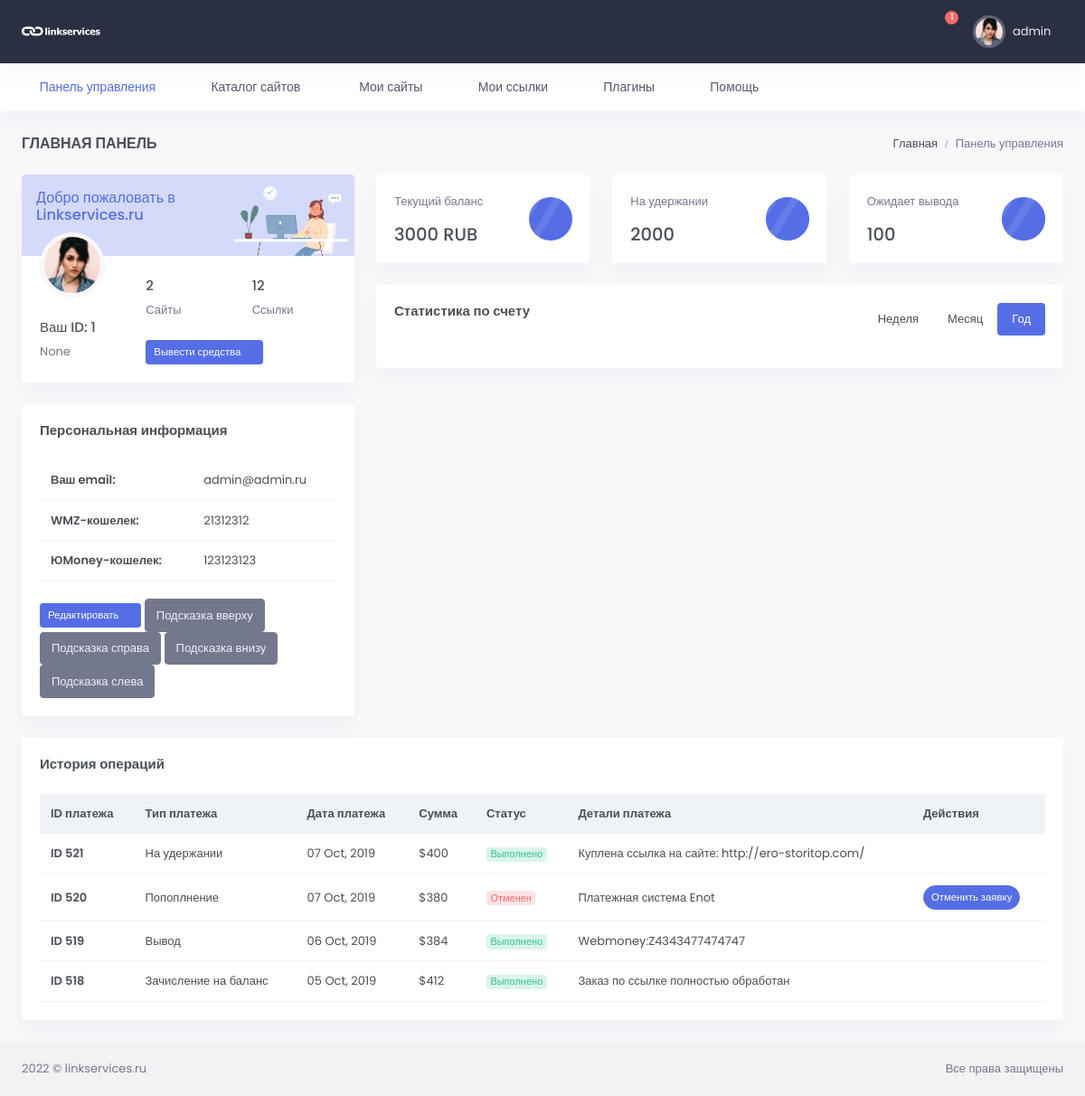
The app's page /profile/id=1 (signed in), older data.
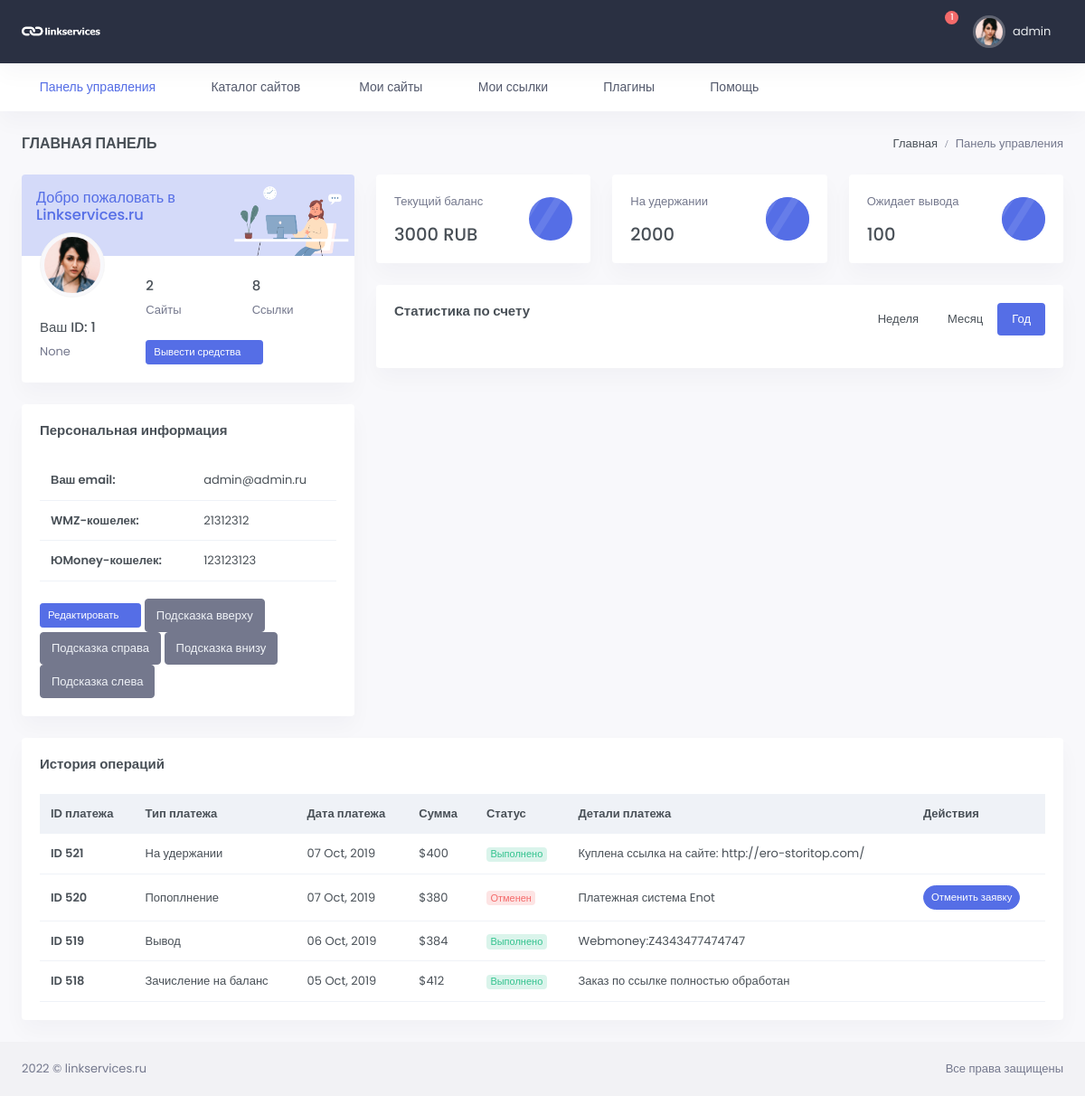
The same page, newer data.
### users/models.py (models this page shows, shortened)
class User(AbstractUser):
    email = models.EmailField(_("email address"), unique=True, )
    name_telegram = models.CharField(max_length=100, blank=True, null=True, verbose_name='Телеграмм')
    email_verify = models.BooleanField(default=False)
    USERNAME_FIELD = 'email'
    REQUIRED_FIELDS = ['username']
    class Meta:
        verbose_name = _("Пользователь")
        verbose_name_plural = _("Пользователи")
        ordering = ('-date_joined',)

class Profile(models.Model):
    user = models.OneToOneField(User, verbose_name="Пользователь",
                                related_name='profile', null=True, on_delete=models.CASCADE)
    chat_id = models.CharField(max_length=100, blank=True, null=True, verbose_name='Чат ID телеграмм')
    TOKEN = models.CharField(max_length=100, blank=True, null=True)
    wmz = models.CharField(max_length=200, blank=True, null=True, verbose_name='WMZ-кошелёк')
    ymoney = models.CharField(max_length=200, blank=True, null=True, verbose_name='ЮMoney-кошелёк')
    current_balance = models.PositiveIntegerField(default=0, blank=True, null=True, verbose_name="Текущий баланс")
    hold_balance = models.PositiveIntegerField(default=0, blank=True, null=True, verbose_name='На удержании')
    output_balance = models.PositiveIntegerField(default=0, blank=True, null=True, verbose_name='Ожидает вывода')
    name_telegram = models.CharField(blank=True, null=True, max_length=100, verbose_name='Телеграмм')
    created = models.DateTimeField(auto_now_add=True, verbose_name='Создан')
    update = models.DateTimeField(auto_now=True, verbose_name='Обновлён')
    class Meta:
        verbose_name = 'Профиль пользователя'
        verbose_name_plural = 'Профили пользователей'

### main/views.py (the view)
# urls.py: path('profile/id=<int:pk>', ProfileView.as_view(), name='profile'),
class ProfileView(LoginRequiredMixin, DetailView):
    model = Profile
    template_name = 'main/profile.html'

### main/templates/main/profile.html (shortened to what the changed rows need)
{% extends 'base.html' %}
{% load static %}
{% block content %}
<div id="layout-wrapper">
    <div class="main-content">
        <div class="page-content">
            <div class="container-fluid">
                <div class="row">
                    <div class="col-xl-4">
                        <div class="card overflow-hidden">
                            <div class="card-body pt-0">
                                <div class="row">
                                    <div class="col-sm-4">
                                        <div class="avatar-md profile-user-wid mb-4">
                                            <img src="{% static '/images/users/avatar-1.jpg' %}" alt=""
                                                 class="img-thumbnail rounded-circle">
                                        </div>
                                        <h5 class="font-size-15 text-truncate">Ваш ID: {{ user.id }} </h5>
                                        <p class="text-muted mb-0 text-truncate">{{ user.name_telegram }}</p>
                                    </div>
                                    <div class="col-sm-8">
                                        <div class="pt-4">
                                            <div class="row">
                                                <div class="col-6">
                                                    <h5 class="font-size-15">{{ user.profile.user_website.count }}</h5>
                                                    <p class="text-muted mb-0">Сайты</p>
                                                </div>
                                                <div class="col-6">
                                                    <h5 class="font-size-15">{{ user.profile.user_link.count }}</h5>
                                                    <p class="text-muted mb-0">Ссылки</p>
                                                </div>
                                            </div>
                                        </div>
                                    </div>
                                </div>
                            </div>
                        </div>
                        <div class="card">
                            <div class="card-body">
                                <div class="table-responsive">
                                    <table class="table table-nowrap mb-0">
                                        <tbody>
                                        <tr>
                                            <th scope="row">Ваш email:</th>
                                            <td>{{ user.email }}</td>
                                        </tr>
                                        <tr>
                                            <th scope="row">WMZ-кошелек:</th>
                                            <td>{{ user.profile.wmz }}</td>
                                        </tr>
                                        <tr>
                                            <th scope="row">ЮMoney-кошелек:</th>
                                            <td>{{ user.profile.ymoney }}</td>
                                        </tr>
                                        </tbody>
                                    </table>
                                </div>
                            </div>
                        </div>
                    </div>
                    <div class="col-xl-8">
                        <div class="row">
                            <div class="col-md-4">
                                <div class="card mini-stats-wid">
                                    <div class="card-body">
                                        <div class="d-flex">
                                            <div class="flex-grow-1">
                                                <p class="text-muted fw-medium">Текущий баланс</p>
                                                <h4 class="mb-0">{{ user.profile.current_balance }} RUB</h4>
                                            </div>
                                        </div>
                                    </div>
                                </div>
                            </div>
                            <div class="col-md-4">
                                <div class="card mini-stats-wid">
                                    <div class="card-body">
                                        <div class="d-flex">
                                            <div class="flex-grow-1">
                                                <p class="text-muted fw-medium">На удержании</p>
                                                <h4 class="mb-0">{{ user.profile.hold_balance }}</h4>
                                            </div>
                                        </div>
                                    </div>
                                </div>
                            </div>
                            <div class="col-md-4">
                                <div class="card mini-stats-wid">
                                    <div class="card-body">
                                        <div class="d-flex">
                                            <div class="flex-grow-1">
                                                <p class="text-muted fw-medium">Ожидает вывода</p>
                                                <h4 class="mb-0">{{ user.profile.output_balance }}</h4>
                                            </div>
                                        </div>
                                    </div>
                                </div>
                            </div>
                        </div>
                    </div>
                </div>
                <div class="row">
                    <div class="col-lg-12">
                        <div class="card">
                            <div class="card-body">
                                <div class="table-responsive">
                                    <table class="table align-middle table-nowrap mb-0">
                                        <thead class="table-light">
                                        <tr>
                                            <th class="align-middle">ID платежа</th>
                                            <th class="align-middle">Тип платежа</th>
                                            <th class="align-middle">Дата платежа</th>
                                            <th class="align-middle">Сумма</th>
                                            <th class="align-middle">Статус</th>
                                            <th class="align-middle">Детали платежа</th>
                                            <th class="align-middle">Действия</th>
                                        </tr>
                                        </thead>
                                    </table>
                                </div>
                            </div>
                        </div>
                    </div>
                </div>
            </div>
        </div>
    </div>
</div>
{% endblock %}

### templates/inc/_header.html (shortened to what the changed rows need)
{% load static %}
<header id="page-topbar">
    <div class="navbar-header">
        <div class="d-flex">
            <div class="dropdown d-inline-block">
                <button type="button" class="btn header-item waves-effect" id="page-header-user-dropdown"
                        data-bs-toggle="dropdown" aria-haspopup="true" aria-expanded="false">
                    {% if request.user.is_authenticated %}
                    <img class="rounded-circle header-profile-user" src="{% static '/images/users/avatar-1.jpg' %}"
                         alt="Header Avatar">
                    <span class="d-none d-xl-inline-block ms-1" key="t-henry">{{ user.username }}</span>
                    {% endif %}
                    <i class="mdi mdi-chevron-down d-none d-xl-inline-block"></i>
                </button>
            </div>
        </div>
    </div>
</header>

Row changes from the older to the newer data that the page shows:
changed User "admin": profile.user_link.count "12" → "8"
